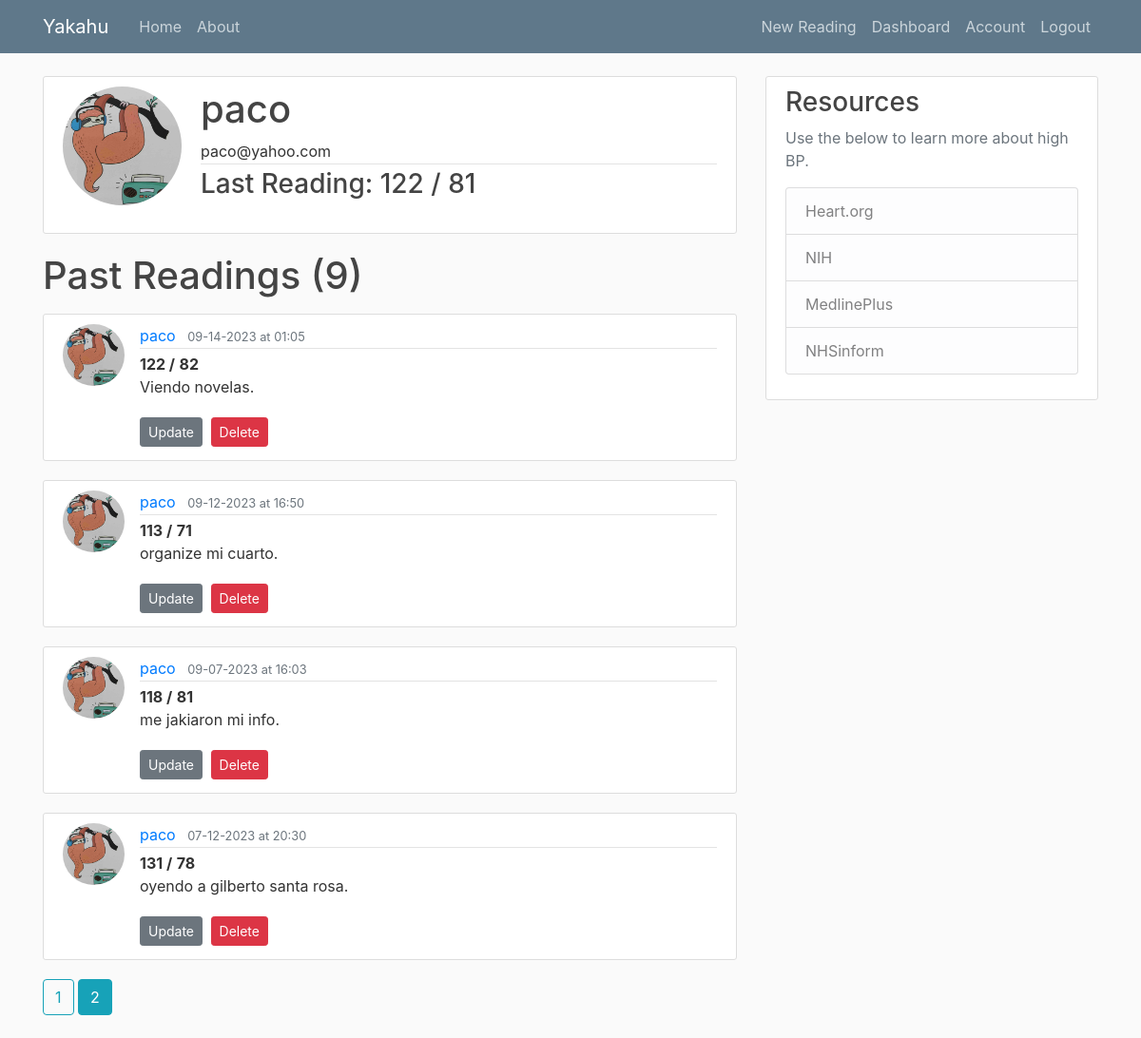
Before: /user/paco?page=2 (signed in) with the older database file.
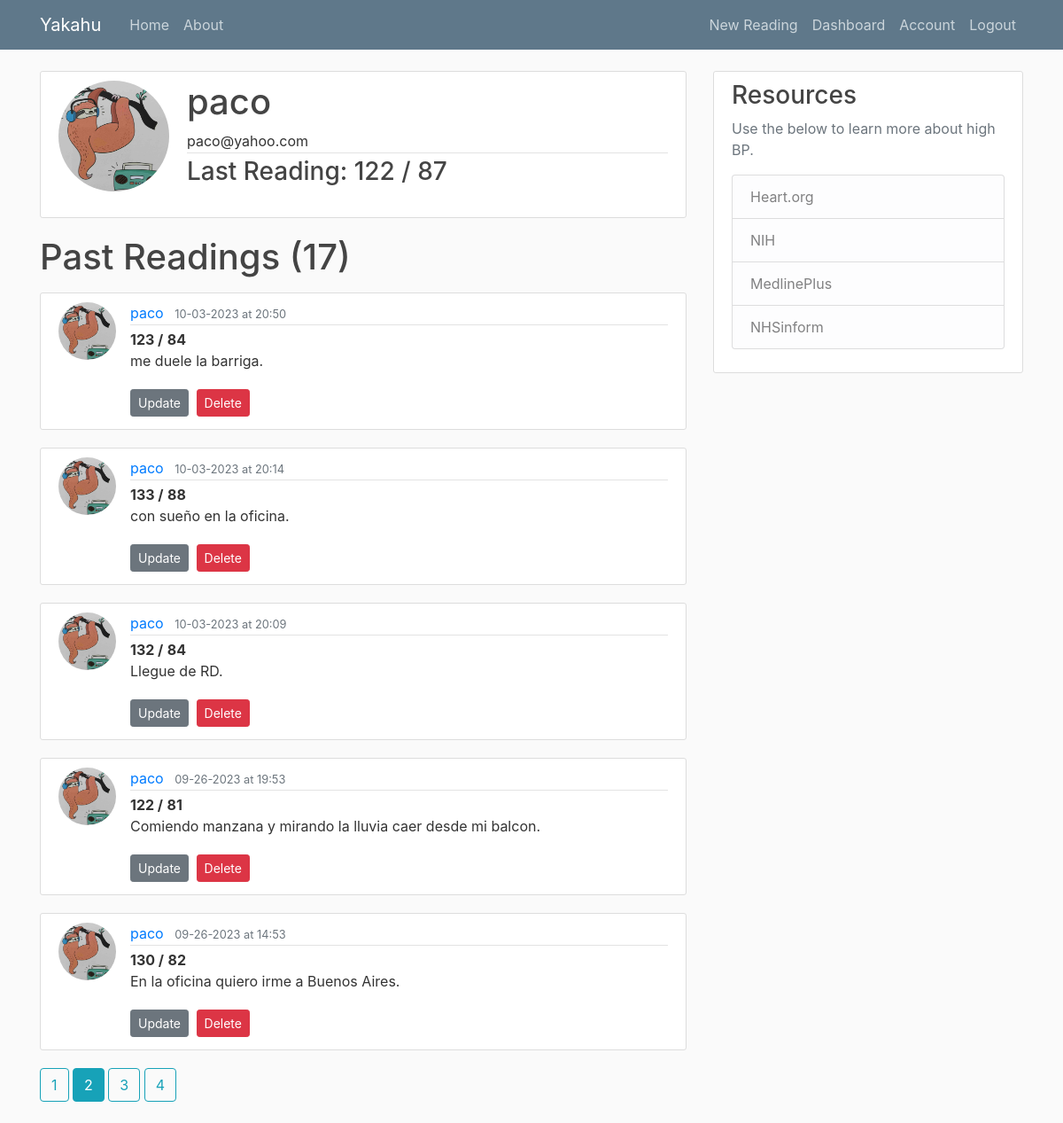
After: the same page with the newer database file.
### mbp/models.py (models this page shows, shortened)
class Reading(db.Model):
    id = db.Column(db.Integer, primary_key=True)
    sys = db.Column(db.String(3), nullable=False)
    dia = db.Column(db.String(3), nullable=False)
    notes = db.Column(db.Text, nullable=False)
    date_posted = db.Column(db.DateTime, nullable=False, default=datetime.utcnow)
    user_id = db.Column(db.Integer, db.ForeignKey('user.id'), nullable=False)

class User(db.Model, UserMixin):
    id = db.Column(db.Integer, primary_key=True)
    username = db.Column(db.String(20), unique=True, nullable=False)
    email = db.Column(db.String(120), unique=True, nullable=False)
    image_file = db.Column(db.String(20), nullable=False, default='default.jpg')
    password = db.Column(db.String(60), nullable=False)
    readings = db.relationship('Reading', backref='user', lazy=True)

### mbp/users/routes.py (the view)
@users.route('/user/<string:username>')
@login_required
def user_readings(username):
    image_file = url_for('static', filename='profile_pics/' + current_user.image_file)
    page = request.args.get('page', 1, type=int) #Grab the page we want. In this case page one. Set type integer as the page number.
    lreading = Reading.query.order_by(Reading.id.desc()).first()
    user = User.query.filter_by(username=username).first_or_404()
    reading = Reading.query.filter_by(user=user)\
        .order_by(Reading.date_posted.desc())\
        .paginate(page=page, per_page=5) #Show 5 readings per page. Can use http://localhost:8000/home?page=3 to navigate to pages.
    return render_template('user_readings.html', title='Dashboard2', reading=reading, user=user, username=username, image_file=image_file, lreading=lreading)

### mbp/models.py (called while the page is built)
@login_manager.user_loader
def load_user(user_id):
    return User.query.get(int(user_id))

### mbp/templates/user_readings.html (shortened to what this page needs)
{% extends "base.html" %}
{% block content %}
<div class="content-section">
    <div class="media">
      <img class="rounded-circle account-img" src="{{ image_file }}">
      <div class="media-body">
        <h2 class="account-heading">{{ current_user.username }}</h2>
        <p class="article-metadata">{{ current_user.email }}</p>
        <h3 class="mb-lg-4">Last Reading: {{ lreading.sys }} / {{ lreading.dia}}</h3>
      </div>
    </div>
  </div>
    <h1 class="mb-3">Past Readings  ({{ reading.total }})</h1>
    {% for reading in reading.items %}
    <article class="media content-section">
      <img class="rounded-circle article-img" src="{{ url_for('static', filename='profile_pics/' + reading.user.image_file) }}" />
      <div class="media-body">
        <div class="article-metadata">
          <a class="mr-2" href="{{ url_for('users.user_readings', username=reading.user.username) }}">{{ reading.user.username }}</a>
          <small class="text-muted">{{ reading.date_posted.strftime('%m-%d-%Y at %H:%M') }}</small>
        </div>
        <text class="font-weight-bold">{{ reading.sys }} /</text>
          <text class="font-weight-bold">{{ reading.dia}}</text>
          <p class="article-content">{{ reading.notes }}</p>
          <a class="btn btn-secondary btn-sm mt-1 mb-1" href="{{ url_for('readings.update_reading', reading_id=reading.id) }}">Update</a>
        <button type="button" class="btn btn-danger btn-sm m-1" data-toggle="modal" data-target="#deleteModal">Delete</button>
      </div>
    </article>
    {% endfor %}
    {% for page_num in reading.iter_pages(left_edge=1, right_edge=1, left_current=1, right_current=2) %}
      {% if page_num %}
        {% if reading.page == page_num %}
          <a class="btn btn-info mb-4" href="{{ url_for('users.user_readings', username=user.username, page=page_num) }}">{{ page_num }}</a>
        {% else %}
          <a class="btn btn-outline-info mb-4" href="{{ url_for('users.user_readings', username=user.username, page=page_num) }}">{{ page_num }}</a>
        {% endif %}
      {% else %}
        ...
      {% endif %}
    {% endfor %}
{% endblock content %}

Changed rows visible on the page:
no longer on this page (row unchanged): Reading: image_file (placeholder picture), user.username "paco", date_posted "09-14-2023 at 01:05", sys "122", dia "82", notes "Viendo novelas."
no longer on this page (row unchanged): Reading: image_file (placeholder picture), user.username "paco", date_posted "09-12-2023 at 16:50", sys "113", dia "71", notes "organize mi cuarto."
no longer on this page (row unchanged): Reading: image_file (placeholder picture), user.username "paco", date_posted "09-07-2023 at 16:03", sys "118", dia "81", notes "me jakiaron mi info."
no longer on this page (row unchanged): Reading: image_file (placeholder picture), user.username "paco", date_posted "07-12-2023 at 20:30", sys "131", dia "78", notes "oyendo a gilberto santa rosa."
added Reading: sys "122", dia "87"
added Reading: image_file (placeholder picture), user.username "paco", date_posted "10-03-2023 at 20:50", sys "123", dia "84", notes "me duele la barriga."
added Reading: image_file (placeholder picture), user.username "paco", date_posted "10-03-2023 at 20:14", sys "133", dia "88", notes "con sueño en la oficina."
added Reading: image_file (placeholder picture), user.username "paco", date_posted "10-03-2023 at 20:09", sys "132", dia "84", notes "Llegue de RD."
now on one of the page's lists (row unchanged): Reading: user.username "paco", date_posted "09-26-2023 at 19:53", sys "122", dia "81", notes "Comiendo manzana y mirando la lluvia caer desde mi balcon."
now on this page (row unchanged): Reading: image_file (placeholder picture), user.username "paco", date_posted "09-26-2023 at 14:53", sys "130", dia "82", notes "En la oficina quiero irme a Buenos Aires."
Other visible differences:
{{ reading.total }}: "9" → "17"
{{ lreading.dia }}: "81" → "87"
new list line: "3"
new list line: "4"
